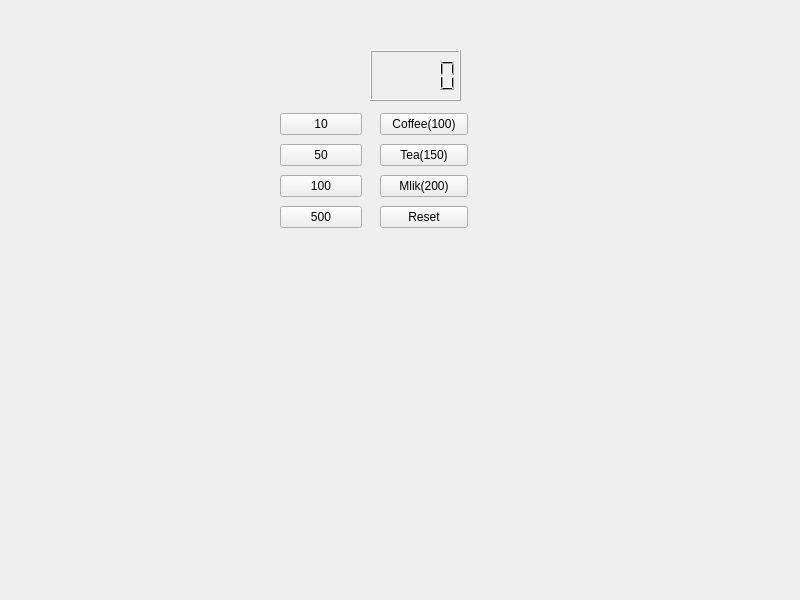
<?xml version="1.0" encoding="UTF-8"?>
<ui version="4.0">
 <class>Widget</class>
 <widget class="QWidget" name="Widget">
  <property name="geometry">
   <rect>
    <x>0</x>
    <y>0</y>
    <width>800</width>
    <height>600</height>
   </rect>
  </property>
  <property name="windowTitle">
   <string>Widget</string>
  </property>
  <widget class="QLCDNumber" name="lcdNumber">
   <property name="geometry">
    <rect>
     <x>370</x>
     <y>50</y>
     <width>91</width>
     <height>51</height>
    </rect>
   </property>
  </widget>
  <widget class="QWidget" name="">
   <property name="geometry">
    <rect>
     <x>380</x>
     <y>110</y>
     <width>88</width>
     <height>124</height>
    </rect>
   </property>
   <layout class="QVBoxLayout" name="verticalLayout">
    <item>
     <widget class="QPushButton" name="pbCoffee">
      <property name="text">
       <string>Coffee(100)</string>
      </property>
     </widget>
    </item>
    <item>
     <widget class="QPushButton" name="pbTea">
      <property name="text">
       <string>Tea(150)</string>
      </property>
     </widget>
    </item>
    <item>
     <widget class="QPushButton" name="pbMilk">
      <property name="text">
       <string>Mlik(200)</string>
      </property>
     </widget>
    </item>
    <item>
     <widget class="QPushButton" name="pbReset">
      <property name="text">
       <string>Reset</string>
      </property>
     </widget>
    </item>
   </layout>
  </widget>
  <widget class="QWidget" name="">
   <property name="geometry">
    <rect>
     <x>280</x>
     <y>110</y>
     <width>82</width>
     <height>124</height>
    </rect>
   </property>
   <layout class="QVBoxLayout" name="verticalLayout_2">
    <item>
     <widget class="QPushButton" name="pb10">
      <property name="text">
       <string>10</string>
      </property>
     </widget>
    </item>
    <item>
     <widget class="QPushButton" name="pb50">
      <property name="text">
       <string>50</string>
      </property>
     </widget>
    </item>
    <item>
     <widget class="QPushButton" name="pb100">
      <property name="text">
       <string>100</string>
      </property>
     </widget>
    </item>
    <item>
     <widget class="QPushButton" name="pb500">
      <property name="text">
       <string>500</string>
      </property>
     </widget>
    </item>
   </layout>
  </widget>
 </widget>
 <resources/>
 <connections/>
</ui>
